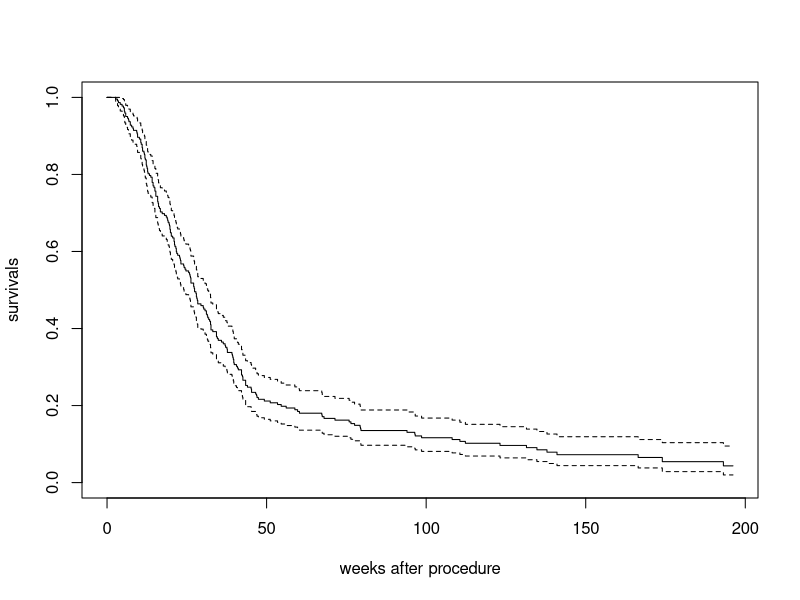
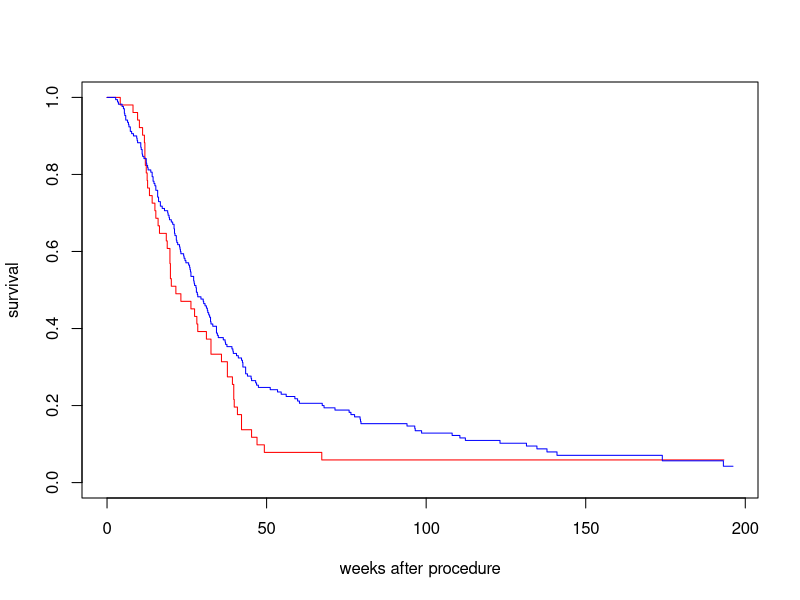
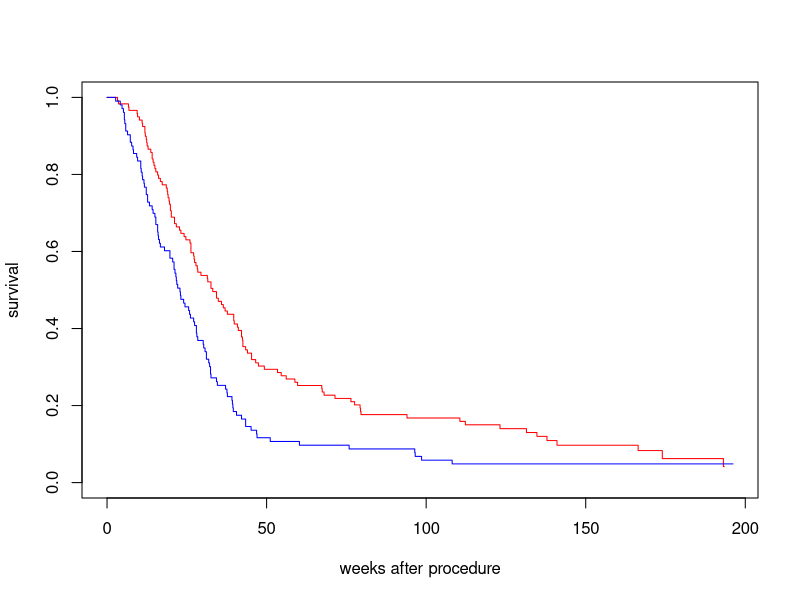

Write R code to recreate these figures, in order.
library(survival)

#loading data
tumour <- read.csv('btumour.csv')
head(tumour)

#plot overall Kaplan-Meier curves
attach(tumour)
surv <- Surv(weeks,event)
plot(survfit(surv~1), xlab='weeks after procedure',
     ylab='survivals')
summary(survfit(surv~1))
#Mortality is very high in the first year following procedure
#Approximately 80% die within the first year
#Mortality is slower after this

#looking at the variable of our interst
#local radiation vs whole brain radiation
surv_bylocal <- survfit(surv~local)
summary(surv_bylocal)
#The result shows that patients with local radiation had better
#median survival time
plot(surv_bylocal,col=c('red','blue'), 
     xlab='weeks after procedure',ylab='survival')
#The red line denotes whole-brain radiation 
#and the blue line represents local radiation
#Seems that local radiation leads to better survival

#Use Log rank test to confirm, state the hypothesis:
#H_0: same survival in each group (local v whole-brain radiation)
#H_A: different survival in the two groups
survdiff(surv~local)
#P-value is large than 0.05, we cannot reject the null hypothsis
#Means that  there is no evidence of a difference in survival between the two groups

#previous exposure to nitrosoureas
surv_bynitro <- survfit(surv~nitro)
plot(surv_bynitro,col=c('red','blue'), 
     xlab='weeks after procedure',ylab='survival')
#The red line denotes no exposure to nitrosoureas
#and the blue line represents having previous exposure to nitrosoureas 
#Seems that no exposure group leads to better survival

#Use Log rank test to confirm, state the hypothesis:
#H_0: same survival in each group (new treatment vs standard of care)
#H_A: different survival in the two groups
survdiff(surv~nitro)
#P-value is less than 0.05, the null hypothsis is rejected at 95% confidence
#Conclude there is a difference in survival distributions
#Group with no exposure to nitrosoureas appear to have better survival 

#Fit a Cox proportional hazards model
summary(tumour)
#There is a NA in local,we need to move it
tumourC <- tumour[complete.cases(tumour[,-14]),]
m_full <- with(tumourC,
               coxph(Surv(weeks,event)~local+treat+resect75+age+interval+karn+race+male+nitro+as.factor(path)+grade))
m1 <- with(tumourC,
           coxph(Surv(weeks,event)~local))
summary(m1)
#'local' is observed not significant (0.55,1.05)
summary(m_full)
#'local' is significant in the full model (0.44,0.89)
# Model selection(backwards)
step(m_full)
# Shows that no variables is deleted

#checking the proportional hazards assumption
cox.zph(m_full)
#There does not appear to be any major cause for concern
#regarding the proportional hazards assumption
#Only 'resect75 and 'male' may need to be stratified
m_strat <- coxph(formula=Surv(weeks,event)~local+treat+
                   strata(resect75)+age+interval+karn+race+strata(male)+nitro+
                   as.factor(path)+grade,data=tumourC)
summary(m_strat)
